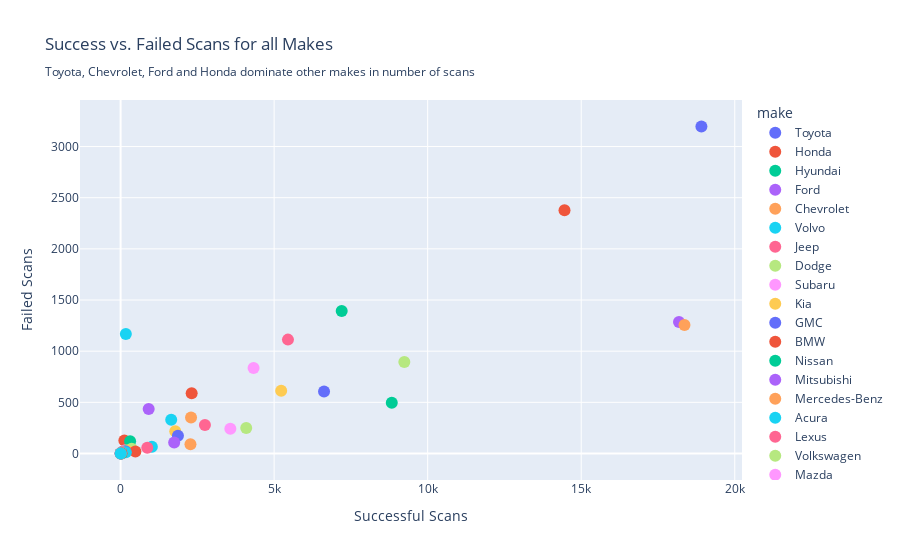

Write notebook code for a chart like this one.
### Code cell
make_results_df.reset_index(inplace=True)
fig = px.scatter(
    make_results_df,
    x=1,       # Successful scans
    y=0,        # Failed scans
    hover_name='make',       # On hover, show the make
    hover_data=['total', 'success_rate', 'failure_rate'],  # Additional info
    title="Success vs. Failed Scans for all Makes<br><sub>Toyota, Chevrolet, Ford and Honda dominate other makes in number of scans</sub>",
    color='make',
    labels={'1': 'Successful Scans', '0': 'Failed Scans'}
)

fig.update_traces(marker=dict(size=12), textposition='top center')
fig.show()

### Figure 1 — Plotly figure (JSON) as saved in the notebook; plotly's stock layout.template omitted (floating-point values rounded to 4 significant figures)
{"data": [{"customdata": [[22110, 85.55, 14.45]], "hovertemplate": "<b>%{hovertext}</b><br><br>make=Toyota<br>Successful Scans=%{x}<br>Failed Scans=%{y}<br>total=%{customdata[0]}<br>success_rate=%{customdata[1]}<br>failure_rate=%{customdata[2]}<extra></extra>", "hovertext": ["Toyota"], "legendgroup": "Toyota", "marker": {"color": "#636efa", "size": 12, "symbol": "circle"}, "mode": "markers", "name": "Toyota", "orientation": "v", "showlegend": true, "textposition": "top center", "type": "scatter", "x": [18914], "xaxis": "x", "y": [3196], "yaxis": "y"}, {"customdata": [[16834, 85.87, 14.13]], "hovertemplate": "<b>%{hovertext}</b><br><br>make=Honda<br>Successful Scans=%{x}<br>Failed Scans=%{y}<br>total=%{customdata[0]}<br>success_rate=%{customdata[1]}<br>failure_rate=%{customdata[2]}<extra></extra>", "hovertext": ["Honda"], "legendgroup": "Honda", "marker": {"color": "#EF553B", "size": 12, "symbol": "circle"}, "mode": "markers", "name": "Honda", "orientation": "v", "showlegend": true, "textposition": "top center", "type": "scatter", "x": [14456], "xaxis": "x", "y": [2378], "yaxis": "y"}, {"customdata": [[8593, 83.79, 16.21]], "hovertemplate": "<b>%{hovertext}</b><br><br>make=Hyundai<br>Successful Scans=%{x}<br>Failed Scans=%{y}<br>total=%{customdata[0]}<br>success_rate=%{customdata[1]}<br>failure_rate=%{customdata[2]}<extra></extra>", "hovertext": ["Hyundai"], "legendgroup": "Hyundai", "marker": {"color": "#00cc96", "size": 12, "symbol": "circle"}, "mode": "markers", "name": "Hyundai", "orientation": "v", "showlegend": true, "textposition": "top center", "type": "scatter", "x": [7200], "xaxis": "x", "y": [1393], "yaxis": "y"}, {"customdata": [[19470, 93.39, 6.605]], "hovertemplate": "<b>%{hovertext}</b><br><br>make=Ford<br>Successful Scans=%{x}<br>Failed Scans=%{y}<br>total=%{customdata[0]}<br>success_rate=%{customdata[1]}<br>failure_rate=%{customdata[2]}<extra></extra>", "hovertext": ["Ford"], "legendgroup": "Ford", "marker": {"color": "#ab63fa", "size": 12, "symbol": "circle"}, "mode": "markers", "name": "Ford", "orientation": "v", "showlegend": true, "textposition": "top center", "type": "scatter", "x": [18184], "xaxis": "x", "y": [1286], "yaxis": "y"}, {"customdata": [[19618, 93.6, 6.397]], "hovertemplate": "<b>%{hovertext}</b><br><br>make=Chevrolet<br>Successful Scans=%{x}<br>Failed Scans=%{y}<br>total=%{customdata[0]}<br>success_rate=%{customdata[1]}<br>failure_rate=%{customdata[2]}<extra></extra>", "hovertext": ["Chevrolet"], "legendgroup": "Chevrolet", "marker": {"color": "#FFA15A", "size": 12, "symbol": "circle"}, "mode": "markers", "name": "Chevrolet", "orientation": "v", "showlegend": true, "textposition": "top center", "type": "scatter", "x": [18363], "xaxis": "x", "y": [1255], "yaxis": "y"}, {"customdata": [[1339, 12.77, 87.23]], "hovertemplate": "<b>%{hovertext}</b><br><br>make=Volvo<br>Successful Scans=%{x}<br>Failed Scans=%{y}<br>total=%{customdata[0]}<br>success_rate=%{customdata[1]}<br>failure_rate=%{customdata[2]}<extra></extra>", "hovertext": ["Volvo"], "legendgroup": "Volvo", "marker": {"color": "#19d3f3", "size": 12, "symbol": "circle"}, "mode": "markers", "name": "Volvo", "orientation": "v", "showlegend": true, "textposition": "top center", "type": "scatter", "x": [171], "xaxis": "x", "y": [1168], "yaxis": "y"}, {"customdata": [[6563, 83.04, 16.96]], "hovertemplate": "<b>%{hovertext}</b><br><br>make=Jeep<br>Successful Scans=%{x}<br>Failed Scans=%{y}<br>total=%{customdata[0]}<br>success_rate=%{customdata[1]}<br>failure_rate=%{customdata[2]}<extra></extra>", "hovertext": ["Jeep"], "legendgroup": "Jeep", "marker": {"color": "#FF6692", "size": 12, "symbol": "circle"}, "mode": "markers", "name": "Jeep", "orientation": "v", "showlegend": true, "textposition": "top center", "type": "scatter", "x": [5450], "xaxis": "x", "y": [1113], "yaxis": "y"}, {"customdata": [[10134, 91.18, 8.822]], "hovertemplate": "<b>%{hovertext}</b><br><br>make=Dodge<br>Successful Scans=%{x}<br>Failed Scans=%{y}<br>total=%{customdata[0]}<br>success_rate=%{customdata[1]}<br>failure_rate=%{customdata[2]}<extra></extra>", "hovertext": ["Dodge"], "legendgroup": "Dodge", "marker": {"color": "#B6E880", "size": 12, "symbol": "circle"}, "mode": "markers", "name": "Dodge", "orientation": "v", "showlegend": true, "textposition": "top center", "type": "scatter", "x": [9240], "xaxis": "x", "y": [894], "yaxis": "y"}, {"customdata": [[5165, 83.83, 16.17]], "hovertemplate": "<b>%{hovertext}</b><br><br>make=Subaru<br>Successful Scans=%{x}<br>Failed Scans=%{y}<br>total=%{customdata[0]}<br>success_rate=%{customdata[1]}<br>failure_rate=%{customdata[2]}<extra></extra>", "hovertext": ["Subaru"], "legendgroup": "Subaru", "marker": {"color": "#FF97FF", "size": 12, "symbol": "circle"}, "mode": "markers", "name": "Subaru", "orientation": "v", "showlegend": true, "textposition": "top center", "type": "scatter", "x": [4330], "xaxis": "x", "y": [835], "yaxis": "y"}, {"customdata": [[5842, 89.51, 10.49]], "hovertemplate": "<b>%{hovertext}</b><br><br>make=Kia<br>Successful Scans=%{x}<br>Failed Scans=%{y}<br>total=%{customdata[0]}<br>success_rate=%{customdata[1]}<br>failure_rate=%{customdata[2]}<extra></extra>", "hovertext": ["Kia"], "legendgroup": "Kia", "marker": {"color": "#FECB52", "size": 12, "symbol": "circle"}, "mode": "markers", "name": "Kia", "orientation": "v", "showlegend": true, "textposition": "top center", "type": "scatter", "x": [5229], "xaxis": "x", "y": [613], "yaxis": "y"}, {"customdata": [[7232, 91.61, 8.393]], "hovertemplate": "<b>%{hovertext}</b><br><br>make=GMC<br>Successful Scans=%{x}<br>Failed Scans=%{y}<br>total=%{customdata[0]}<br>success_rate=%{customdata[1]}<br>failure_rate=%{customdata[2]}<extra></extra>", "hovertext": ["GMC"], "legendgroup": "GMC", "marker": {"color": "#636efa", "size": 12, "symbol": "circle"}, "mode": "markers", "name": "GMC", "orientation": "v", "showlegend": true, "textposition": "top center", "type": "scatter", "x": [6625], "xaxis": "x", "y": [607], "yaxis": "y"}, {"customdata": [[2902, 79.74, 20.26]], "hovertemplate": "<b>%{hovertext}</b><br><br>make=BMW<br>Successful Scans=%{x}<br>Failed Scans=%{y}<br>total=%{customdata[0]}<br>success_rate=%{customdata[1]}<br>failure_rate=%{customdata[2]}<extra></extra>", "hovertext": ["BMW"], "legendgroup": "BMW", "marker": {"color": "#EF553B", "size": 12, "symbol": "circle"}, "mode": "markers", "name": "BMW", "orientation": "v", "showlegend": true, "textposition": "top center", "type": "scatter", "x": [2314], "xaxis": "x", "y": [588], "yaxis": "y"}, {"customdata": [[9327, 94.68, 5.318]], "hovertemplate": "<b>%{hovertext}</b><br><br>make=Nissan<br>Successful Scans=%{x}<br>Failed Scans=%{y}<br>total=%{customdata[0]}<br>success_rate=%{customdata[1]}<br>failure_rate=%{customdata[2]}<extra></extra>", "hovertext": ["Nissan"], "legendgroup": "Nissan", "marker": {"color": "#00cc96", "size": 12, "symbol": "circle"}, "mode": "markers", "name": "Nissan", "orientation": "v", "showlegend": true, "textposition": "top center", "type": "scatter", "x": [8831], "xaxis": "x", "y": [496], "yaxis": "y"}, {"customdata": [[1350, 67.7, 32.3]], "hovertemplate": "<b>%{hovertext}</b><br><br>make=Mitsubishi<br>Successful Scans=%{x}<br>Failed Scans=%{y}<br>total=%{customdata[0]}<br>success_rate=%{customdata[1]}<br>failure_rate=%{customdata[2]}<extra></extra>", "hovertext": ["Mitsubishi"], "legendgroup": "Mitsubishi", "marker": {"color": "#ab63fa", "size": 12, "symbol": "circle"}, "mode": "markers", "name": "Mitsubishi", "orientation": "v", "showlegend": true, "textposition": "top center", "type": "scatter", "x": [914], "xaxis": "x", "y": [436], "yaxis": "y"}, {"customdata": [[2646, 86.7, 13.3]], "hovertemplate": "<b>%{hovertext}</b><br><br>make=Mercedes-Benz<br>Successful Scans=%{x}<br>Failed Scans=%{y}<br>total=%{customdata[0]}<br>success_rate=%{customdata[1]}<br>failure_rate=%{customdata[2]}<extra></extra>", "hovertext": ["Mercedes-Benz"], "legendgroup": "Mercedes-Benz", "marker": {"color": "#FFA15A", "size": 12, "symbol": "circle"}, "mode": "markers", "name": "Mercedes-Benz", "orientation": "v", "showlegend": true, "textposition": "top center", "type": "scatter", "x": [2294], "xaxis": "x", "y": [352], "yaxis": "y"}, {"customdata": [[1977, 83.36, 16.64]], "hovertemplate": "<b>%{hovertext}</b><br><br>make=Acura<br>Successful Scans=%{x}<br>Failed Scans=%{y}<br>total=%{customdata[0]}<br>success_rate=%{customdata[1]}<br>failure_rate=%{customdata[2]}<extra></extra>", "hovertext": ["Acura"], "legendgroup": "Acura", "marker": {"color": "#19d3f3", "size": 12, "symbol": "circle"}, "mode": "markers", "name": "Acura", "orientation": "v", "showlegend": true, "textposition": "top center", "type": "scatter", "x": [1648], "xaxis": "x", "y": [329], "yaxis": "y"}, {"customdata": [[3026, 90.78, 9.22]], "hovertemplate": "<b>%{hovertext}</b><br><br>make=Lexus<br>Successful Scans=%{x}<br>Failed Scans=%{y}<br>total=%{customdata[0]}<br>success_rate=%{customdata[1]}<br>failure_rate=%{customdata[2]}<extra></extra>", "hovertext": ["Lexus"], "legendgroup": "Lexus", "marker": {"color": "#FF6692", "size": 12, "symbol": "circle"}, "mode": "markers", "name": "Lexus", "orientation": "v", "showlegend": true, "textposition": "top center", "type": "scatter", "x": [2747], "xaxis": "x", "y": [279], "yaxis": "y"}, {"customdata": [[4341, 94.24, 5.759]], "hovertemplate": "<b>%{hovertext}</b><br><br>make=Volkswagen<br>Successful Scans=%{x}<br>Failed Scans=%{y}<br>total=%{customdata[0]}<br>success_rate=%{customdata[1]}<br>failure_rate=%{customdata[2]}<extra></extra>", "hovertext": ["Volkswagen"], "legendgroup": "Volkswagen", "marker": {"color": "#B6E880", "size": 12, "symbol": "circle"}, "mode": "markers", "name": "Volkswagen", "orientation": "v", "showlegend": true, "textposition": "top center", "type": "scatter", "x": [4091], "xaxis": "x", "y": [250], "yaxis": "y"}, {"customdata": [[3817, 93.63, 6.366]], "hovertemplate": "<b>%{hovertext}</b><br><br>make=Mazda<br>Successful Scans=%{x}<br>Failed Scans=%{y}<br>total=%{customdata[0]}<br>success_rate=%{customdata[1]}<br>failure_rate=%{customdata[2]}<extra></extra>", "hovertext": ["Mazda"], "legendgroup": "Mazda", "marker": {"color": "#FF97FF", "size": 12, "symbol": "circle"}, "mode": "markers", "name": "Mazda", "orientation": "v", "showlegend": true, "textposition": "top center", "type": "scatter", "x": [3574], "xaxis": "x", "y": [243], "yaxis": "y"}, {"customdata": [[1998, 89.09, 10.91]], "hovertemplate": "<b>%{hovertext}</b><br><br>make=Audi<br>Successful Scans=%{x}<br>Failed Scans=%{y}<br>total=%{customdata[0]}<br>success_rate=%{customdata[1]}<br>failure_rate=%{customdata[2]}<extra></extra>", "hovertext": ["Audi"], "legendgroup": "Audi", "marker": {"color": "#FECB52", "size": 12, "symbol": "circle"}, "mode": "markers", "name": "Audi", "orientation": "v", "showlegend": true, "textposition": "top center", "type": "scatter", "x": [1780], "xaxis": "x", "y": [218], "yaxis": "y"}, {"customdata": [[2040, 91.52, 8.48]], "hovertemplate": "<b>%{hovertext}</b><br><br>make=Chrysler<br>Successful Scans=%{x}<br>Failed Scans=%{y}<br>total=%{customdata[0]}<br>success_rate=%{customdata[1]}<br>failure_rate=%{customdata[2]}<extra></extra>", "hovertext": ["Chrysler"], "legendgroup": "Chrysler", "marker": {"color": "#636efa", "size": 12, "symbol": "circle"}, "mode": "markers", "name": "Chrysler", "orientation": "v", "showlegend": true, "textposition": "top center", "type": "scatter", "x": [1867], "xaxis": "x", "y": [173], "yaxis": "y"}, {"customdata": [[248, 49.19, 50.81]], "hovertemplate": "<b>%{hovertext}</b><br><br>make=Alfa-Romeo<br>Successful Scans=%{x}<br>Failed Scans=%{y}<br>total=%{customdata[0]}<br>success_rate=%{customdata[1]}<br>failure_rate=%{customdata[2]}<extra></extra>", "hovertext": ["Alfa-Romeo"], "legendgroup": "Alfa-Romeo", "marker": {"color": "#EF553B", "size": 12, "symbol": "circle"}, "mode": "markers", "name": "Alfa-Romeo", "orientation": "v", "showlegend": true, "textposition": "top center", "type": "scatter", "x": [122], "xaxis": "x", "y": [126], "yaxis": "y"}, {"customdata": [[430, 72.09, 27.91]], "hovertemplate": "<b>%{hovertext}</b><br><br>make=MINI<br>Successful Scans=%{x}<br>Failed Scans=%{y}<br>total=%{customdata[0]}<br>success_rate=%{customdata[1]}<br>failure_rate=%{customdata[2]}<extra></extra>", "hovertext": ["MINI"], "legendgroup": "MINI", "marker": {"color": "#00cc96", "size": 12, "symbol": "circle"}, "mode": "markers", "name": "MINI", "orientation": "v", "showlegend": true, "textposition": "top center", "type": "scatter", "x": [310], "xaxis": "x", "y": [120], "yaxis": "y"}, {"customdata": [[1853, 94.17, 5.828]], "hovertemplate": "<b>%{hovertext}</b><br><br>make=Cadillac<br>Successful Scans=%{x}<br>Failed Scans=%{y}<br>total=%{customdata[0]}<br>success_rate=%{customdata[1]}<br>failure_rate=%{customdata[2]}<extra></extra>", "hovertext": ["Cadillac"], "legendgroup": "Cadillac", "marker": {"color": "#ab63fa", "size": 12, "symbol": "circle"}, "mode": "markers", "name": "Cadillac", "orientation": "v", "showlegend": true, "textposition": "top center", "type": "scatter", "x": [1745], "xaxis": "x", "y": [108], "yaxis": "y"}, {"customdata": [[2365, 96.19, 3.805]], "hovertemplate": "<b>%{hovertext}</b><br><br>make=Buick<br>Successful Scans=%{x}<br>Failed Scans=%{y}<br>total=%{customdata[0]}<br>success_rate=%{customdata[1]}<br>failure_rate=%{customdata[2]}<extra></extra>", "hovertext": ["Buick"], "legendgroup": "Buick", "marker": {"color": "#FFA15A", "size": 12, "symbol": "circle"}, "mode": "markers", "name": "Buick", "orientation": "v", "showlegend": true, "textposition": "top center", "type": "scatter", "x": [2275], "xaxis": "x", "y": [90], "yaxis": "y"}, {"customdata": [[1084, 93.91, 6.089]], "hovertemplate": "<b>%{hovertext}</b><br><br>make=Infiniti<br>Successful Scans=%{x}<br>Failed Scans=%{y}<br>total=%{customdata[0]}<br>success_rate=%{customdata[1]}<br>failure_rate=%{customdata[2]}<extra></extra>", "hovertext": ["Infiniti"], "legendgroup": "Infiniti", "marker": {"color": "#19d3f3", "size": 12, "symbol": "circle"}, "mode": "markers", "name": "Infiniti", "orientation": "v", "showlegend": true, "textposition": "top center", "type": "scatter", "x": [1018], "xaxis": "x", "y": [66], "yaxis": "y"}, {"customdata": [[926, 93.84, 6.156]], "hovertemplate": "<b>%{hovertext}</b><br><br>make=Lincoln<br>Successful Scans=%{x}<br>Failed Scans=%{y}<br>total=%{customdata[0]}<br>success_rate=%{customdata[1]}<br>failure_rate=%{customdata[2]}<extra></extra>", "hovertext": ["Lincoln"], "legendgroup": "Lincoln", "marker": {"color": "#FF6692", "size": 12, "symbol": "circle"}, "mode": "markers", "name": "Lincoln", "orientation": "v", "showlegend": true, "textposition": "top center", "type": "scatter", "x": [869], "xaxis": "x", "y": [57], "yaxis": "y"}, {"customdata": [[407, 88.7, 11.3]], "hovertemplate": "<b>%{hovertext}</b><br><br>make=Porsche<br>Successful Scans=%{x}<br>Failed Scans=%{y}<br>total=%{customdata[0]}<br>success_rate=%{customdata[1]}<br>failure_rate=%{customdata[2]}<extra></extra>", "hovertext": ["Porsche"], "legendgroup": "Porsche", "marker": {"color": "#B6E880", "size": 12, "symbol": "circle"}, "mode": "markers", "name": "Porsche", "orientation": "v", "showlegend": true, "textposition": "top center", "type": "scatter", "x": [361], "xaxis": "x", "y": [46], "yaxis": "y"}, {"customdata": [[162, 81.48, 18.52]], "hovertemplate": "<b>%{hovertext}</b><br><br>make=Pontiac<br>Successful Scans=%{x}<br>Failed Scans=%{y}<br>total=%{customdata[0]}<br>success_rate=%{customdata[1]}<br>failure_rate=%{customdata[2]}<extra></extra>", "hovertext": ["Pontiac"], "legendgroup": "Pontiac", "marker": {"color": "#FF97FF", "size": 12, "symbol": "circle"}, "mode": "markers", "name": "Pontiac", "orientation": "v", "showlegend": true, "textposition": "top center", "type": "scatter", "x": [132], "xaxis": "x", "y": [30], "yaxis": "y"}, {"customdata": [[225, 86.67, 13.33]], "hovertemplate": "<b>%{hovertext}</b><br><br>make=Genesis<br>Successful Scans=%{x}<br>Failed Scans=%{y}<br>total=%{customdata[0]}<br>success_rate=%{customdata[1]}<br>failure_rate=%{customdata[2]}<extra></extra>", "hovertext": ["Genesis"], "legendgroup": "Genesis", "marker": {"color": "#FECB52", "size": 12, "symbol": "circle"}, "mode": "markers", "name": "Genesis", "orientation": "v", "showlegend": true, "textposition": "top center", "type": "scatter", "x": [195], "xaxis": "x", "y": [30], "yaxis": "y"}, {"customdata": [[179, 87.15, 12.85]], "hovertemplate": "<b>%{hovertext}</b><br><br>make=Scion<br>Successful Scans=%{x}<br>Failed Scans=%{y}<br>total=%{customdata[0]}<br>success_rate=%{customdata[1]}<br>failure_rate=%{customdata[2]}<extra></extra>", "hovertext": ["Scion"], "legendgroup": "Scion", "marker": {"color": "#636efa", "size": 12, "symbol": "circle"}, "mode": "markers", "name": "Scion", "orientation": "v", "showlegend": true, "textposition": "top center", "type": "scatter", "x": [156], "xaxis": "x", "y": [23], "yaxis": "y"}, {"customdata": [[500, 96.2, 3.8]], "hovertemplate": "<b>%{hovertext}</b><br><br>make=Land-Rover<br>Successful Scans=%{x}<br>Failed Scans=%{y}<br>total=%{customdata[0]}<br>success_rate=%{customdata[1]}<br>failure_rate=%{customdata[2]}<extra></extra>", "hovertext": ["Land-Rover"], "legendgroup": "Land-Rover", "marker": {"color": "#EF553B", "size": 12, "symbol": "circle"}, "mode": "markers", "name": "Land-Rover", "orientation": "v", "showlegend": true, "textposition": "top center", "type": "scatter", "x": [481], "xaxis": "x", "y": [19], "yaxis": "y"}, {"customdata": [[86, 79.07, 20.93]], "hovertemplate": "<b>%{hovertext}</b><br><br>make=Saturn<br>Successful Scans=%{x}<br>Failed Scans=%{y}<br>total=%{customdata[0]}<br>success_rate=%{customdata[1]}<br>failure_rate=%{customdata[2]}<extra></extra>", "hovertext": ["Saturn"], "legendgroup": "Saturn", "marker": {"color": "#00cc96", "size": 12, "symbol": "circle"}, "mode": "markers", "name": "Saturn", "orientation": "v", "showlegend": true, "textposition": "top center", "type": "scatter", "x": [68], "xaxis": "x", "y": [18], "yaxis": "y"}, {"customdata": [[81, 80.25, 19.75]], "hovertemplate": "<b>%{hovertext}</b><br><br>make=Fiat<br>Successful Scans=%{x}<br>Failed Scans=%{y}<br>total=%{customdata[0]}<br>success_rate=%{customdata[1]}<br>failure_rate=%{customdata[2]}<extra></extra>", "hovertext": ["Fiat"], "legendgroup": "Fiat", "marker": {"color": "#ab63fa", "size": 12, "symbol": "circle"}, "mode": "markers", "name": "Fiat", "orientation": "v", "showlegend": true, "textposition": "top center", "type": "scatter", "x": [65], "xaxis": "x", "y": [16], "yaxis": "y"}, {"customdata": [[70, 81.43, 18.57]], "hovertemplate": "<b>%{hovertext}</b><br><br>make=Maserati<br>Successful Scans=%{x}<br>Failed Scans=%{y}<br>total=%{customdata[0]}<br>success_rate=%{customdata[1]}<br>failure_rate=%{customdata[2]}<extra></extra>", "hovertext": ["Maserati"], "legendgroup": "Maserati", "marker": {"color": "#FFA15A", "size": 12, "symbol": "circle"}, "mode": "markers", "name": "Maserati", "orientation": "v", "showlegend": true, "textposition": "top center", "type": "scatter", "x": [57], "xaxis": "x", "y": [13], "yaxis": "y"}, {"customdata": [[182, 93.96, 6.044]], "hovertemplate": "<b>%{hovertext}</b><br><br>make=Jaguar<br>Successful Scans=%{x}<br>Failed Scans=%{y}<br>total=%{customdata[0]}<br>success_rate=%{customdata[1]}<br>failure_rate=%{customdata[2]}<extra></extra>", "hovertext": ["Jaguar"], "legendgroup": "Jaguar", "marker": {"color": "#19d3f3", "size": 12, "symbol": "circle"}, "mode": "markers", "name": "Jaguar", "orientation": "v", "showlegend": true, "textposition": "top center", "type": "scatter", "x": [171], "xaxis": "x", "y": [11], "yaxis": "y"}, {"customdata": [[35, 77.14, 22.86]], "hovertemplate": "<b>%{hovertext}</b><br><br>make=Mercury<br>Successful Scans=%{x}<br>Failed Scans=%{y}<br>total=%{customdata[0]}<br>success_rate=%{customdata[1]}<br>failure_rate=%{customdata[2]}<extra></extra>", "hovertext": ["Mercury"], "legendgroup": "Mercury", "marker": {"color": "#FF6692", "size": 12, "symbol": "circle"}, "mode": "markers", "name": "Mercury", "orientation": "v", "showlegend": true, "textposition": "top center", "type": "scatter", "x": [27], "xaxis": "x", "y": [8], "yaxis": "y"}, {"customdata": [[6, 66.67, 33.33]], "hovertemplate": "<b>%{hovertext}</b><br><br>make=SMART<br>Successful Scans=%{x}<br>Failed Scans=%{y}<br>total=%{customdata[0]}<br>success_rate=%{customdata[1]}<br>failure_rate=%{customdata[2]}<extra></extra>", "hovertext": ["SMART"], "legendgroup": "SMART", "marker": {"color": "#B6E880", "size": 12, "symbol": "circle"}, "mode": "markers", "name": "SMART", "orientation": "v", "showlegend": true, "textposition": "top center", "type": "scatter", "x": [4], "xaxis": "x", "y": [2], "yaxis": "y"}, {"customdata": [[1, 0, 100]], "hovertemplate": "<b>%{hovertext}</b><br><br>make=Seat<br>Successful Scans=%{x}<br>Failed Scans=%{y}<br>total=%{customdata[0]}<br>success_rate=%{customdata[1]}<br>failure_rate=%{customdata[2]}<extra></extra>", "hovertext": ["Seat"], "legendgroup": "Seat", "marker": {"color": "#FF97FF", "size": 12, "symbol": "circle"}, "mode": "markers", "name": "Seat", "orientation": "v", "showlegend": true, "textposition": "top center", "type": "scatter", "x": [0], "xaxis": "x", "y": [1], "yaxis": "y"}, {"customdata": [[2, 50, 50]], "hovertemplate": "<b>%{hovertext}</b><br><br>make=Lamborghini<br>Successful Scans=%{x}<br>Failed Scans=%{y}<br>total=%{customdata[0]}<br>success_rate=%{customdata[1]}<br>failure_rate=%{customdata[2]}<extra></extra>", "hovertext": ["Lamborghini"], "legendgroup": "Lamborghini", "marker": {"color": "#FECB52", "size": 12, "symbol": "circle"}, "mode": "markers", "name": "Lamborghini", "orientation": "v", "showlegend": true, "textposition": "top center", "type": "scatter", "x": [1], "xaxis": "x", "y": [1], "yaxis": "y"}, {"customdata": [[1, 100, 0]], "hovertemplate": "<b>%{hovertext}</b><br><br>make=Isuzu<br>Successful Scans=%{x}<br>Failed Scans=%{y}<br>total=%{customdata[0]}<br>success_rate=%{customdata[1]}<br>failure_rate=%{customdata[2]}<extra></extra>", "hovertext": ["Isuzu"], "legendgroup": "Isuzu", "marker": {"color": "#636efa", "size": 12, "symbol": "circle"}, "mode": "markers", "name": "Isuzu", "orientation": "v", "showlegend": true, "textposition": "top center", "type": "scatter", "x": [1], "xaxis": "x", "y": [0], "yaxis": "y"}, {"customdata": [[28, 100, 0]], "hovertemplate": "<b>%{hovertext}</b><br><br>make=Hummer<br>Successful Scans=%{x}<br>Failed Scans=%{y}<br>total=%{customdata[0]}<br>success_rate=%{customdata[1]}<br>failure_rate=%{customdata[2]}<extra></extra>", "hovertext": ["Hummer"], "legendgroup": "Hummer", "marker": {"color": "#EF553B", "size": 12, "symbol": "circle"}, "mode": "markers", "name": "Hummer", "orientation": "v", "showlegend": true, "textposition": "top center", "type": "scatter", "x": [28], "xaxis": "x", "y": [0], "yaxis": "y"}, {"customdata": [[17, 100, 0]], "hovertemplate": "<b>%{hovertext}</b><br><br>make=Bentley<br>Successful Scans=%{x}<br>Failed Scans=%{y}<br>total=%{customdata[0]}<br>success_rate=%{customdata[1]}<br>failure_rate=%{customdata[2]}<extra></extra>", "hovertext": ["Bentley"], "legendgroup": "Bentley", "marker": {"color": "#00cc96", "size": 12, "symbol": "circle"}, "mode": "markers", "name": "Bentley", "orientation": "v", "showlegend": true, "textposition": "top center", "type": "scatter", "x": [17], "xaxis": "x", "y": [0], "yaxis": "y"}, {"customdata": [[2, 100, 0]], "hovertemplate": "<b>%{hovertext}</b><br><br>make=Aston-Martin<br>Successful Scans=%{x}<br>Failed Scans=%{y}<br>total=%{customdata[0]}<br>success_rate=%{customdata[1]}<br>failure_rate=%{customdata[2]}<extra></extra>", "hovertext": ["Aston-Martin"], "legendgroup": "Aston-Martin", "marker": {"color": "#ab63fa", "size": 12, "symbol": "circle"}, "mode": "markers", "name": "Aston-Martin", "orientation": "v", "showlegend": true, "textposition": "top center", "type": "scatter", "x": [2], "xaxis": "x", "y": [0], "yaxis": "y"}, {"customdata": [[2, 100, 0]], "hovertemplate": "<b>%{hovertext}</b><br><br>make=Ferrari<br>Successful Scans=%{x}<br>Failed Scans=%{y}<br>total=%{customdata[0]}<br>success_rate=%{customdata[1]}<br>failure_rate=%{customdata[2]}<extra></extra>", "hovertext": ["Ferrari"], "legendgroup": "Ferrari", "marker": {"color": "#FFA15A", "size": 12, "symbol": "circle"}, "mode": "markers", "name": "Ferrari", "orientation": "v", "showlegend": true, "textposition": "top center", "type": "scatter", "x": [2], "xaxis": "x", "y": [0], "yaxis": "y"}, {"customdata": [[2, 100, 0]], "hovertemplate": "<b>%{hovertext}</b><br><br>make=Oldsmobile<br>Successful Scans=%{x}<br>Failed Scans=%{y}<br>total=%{customdata[0]}<br>success_rate=%{customdata[1]}<br>failure_rate=%{customdata[2]}<extra></extra>", "hovertext": ["Oldsmobile"], "legendgroup": "Oldsmobile", "marker": {"color": "#19d3f3", "size": 12, "symbol": "circle"}, "mode": "markers", "name": "Oldsmobile", "orientation": "v", "showlegend": true, "textposition": "top center", "type": "scatter", "x": [2], "xaxis": "x", "y": [0], "yaxis": "y"}], "layout": {"legend": {"title": {"text": "make"}, "tracegroupgap": 0}, "title": {"text": "Success vs. Failed Scans for all Makes<br><sub>Toyota, Chevrolet, Ford and Honda dominate other makes in number of scans</sub>"}, "xaxis": {"anchor": "y", "domain": [0, 1], "title": {"text": "Successful Scans"}}, "yaxis": {"anchor": "x", "domain": [0, 1], "title": {"text": "Failed Scans"}}}}
